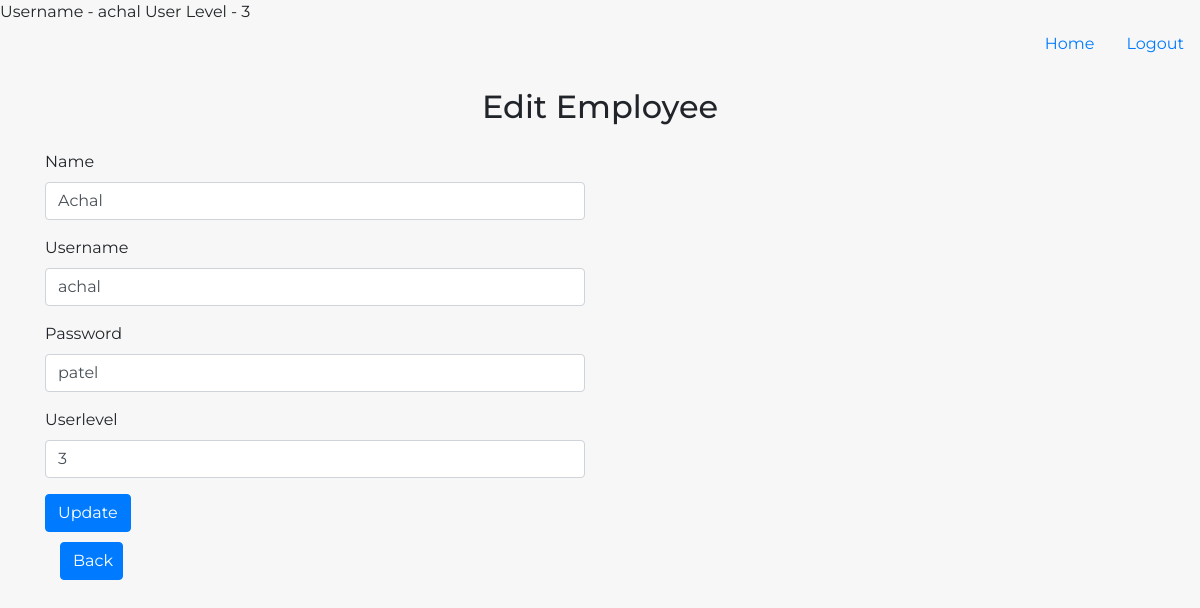
The page /bughound/editemp.php?emp_id=1000 (signed in) on the database its author committed.
### tables this page shows
CREATE TABLE `employees` (
  `emp_id` int(11) NOT NULL,
  `name` varchar(32) NOT NULL,
  `username` varchar(32) NOT NULL,
  `password` varchar(32) NOT NULL,
  `userlevel` int(11) NOT NULL
);

### bughound/editemp.php (the view, shortened to what this page needs)
<!DOCTYPE html>
<html lang="en">
<head>
    <link rel="stylesheet" href="https://maxcdn.bootstrapcdn.com/bootstrap/4.0.0/css/bootstrap.min.css">
    <link rel="stylesheet" href="https://code.jquery.com/ui/1.12.1/themes/base/jquery-ui.css">
    <link rel="stylesheet" href="css/style.css">
</head>
<?php
        if(isset($_SESSION['username'])){
            echo 'Username - '.$_SESSION['username']." ";
            echo 'User Level - '.$_SESSION['userlevel'];
        }
        else{
          header("Location: index.php");
        }
    ?>
<body>
      <?php if(isset($_SESSION['username'])): ?>
        <ul class="nav justify-content-end">
          <li class="nav-item">
            <a class="nav-link" href="../home.php">Home</a>
          </li>
          <li class="nav-item">
            <a class="nav-link" href="../logout.php">Logout</a>
          </li>
        </ul>
      <?php endif; ?>
 <h2 class="text-center my-4">Edit Employee</h2>
         <?php
                    $emp_id = isset($_GET['emp_id']) ? $_GET['emp_id'] : '0';
                    $con = mysqli_connect("localhost","root");
                    mysqli_select_db($con, "bughound");
                    $query = "SELECT * FROM employees where emp_id = '".$emp_id."';";
                    $result = mysqli_query($con, $query);
                    $row = mysqli_fetch_assoc($result);
            ?>
            <table>
              <tbody>
               <tr>
                <form name= "edit_form" method="POST" action="../editemp2.php">
                  <div id="addempForm" class="container">
                      <div class="row">
                        <div class="col-md-6">
                          <div class="form-group">
                             <label for="name">Name</label>
                             <input type="text" id="name" class="form-control" name="name" value="<?php echo $row["name"]; ?>">
                          </div>
                        </div>
                      </div>
                      <div class="row">
                        <div class="col-md-6">
                          <div class="form-group">
                             <label for="name">Username</label>
                             <input type="text" id="username" class="form-control" name="username" value="<?php echo $row["username"]; ?>">
                          </div>
                        </div>
                      </div>
                      <div class="row">
                        <div class="col-md-6">
                          <div class="form-group">
                             <label for="name">Password</label>
                             <input type="text" id="password" class="form-control" name="password" value="<?php echo $row["password"]; ?>">
                          </div>
                        </div>
                      </div>
                      <div class="row">
                        <div class="col-md-6">
                          <div class="form-group">
                             <label for="name">Userlevel</label>
                             <input type="text" id="userlevel" class="form-control" name="userlevel" value="<?php echo $row["userlevel"]; ?>">
                          </div>
                        </div>
                      </div>
                 <button type="submit" name="update" class="btn btn-primary">Update</button>
                 </form>
                 <div class="col-md-1">
              <div class="form-group">
                <button class="btn btn-primary w-100" style="margin-top: 10px" onclick="go_back()">Back</button>
              </div>
            </div>
            </tr>
          </tbody>
        </table>
</body>
</html>

### bughound/css/style.css (style rules this page uses)
body { font-family: 'Montserrat'; background-color: #f7f7f7; }
label { white-space: nowrap; }

### rows shown on the page
employees: name "Achal", username "achal", password "patel", userlevel "3"

### other values the page prints
$_SESSION['username'] "achal"
$_SESSION['userlevel'] "3"
